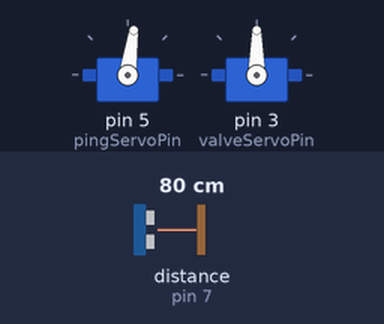
This sketch was run on a simulated Arduino Uno, built with avr-gcc and run on an emulated ATmega328P. Shown: 2 × servo. Wiring (inferred from the names in the program): ultrasonic range finder: trigger pin 7; echo pin 7. The test bench sets the inputs (shaded band); at power-on: distance to the obstacle (sensor on pin 7) 80 cm. The echo pulse lasts 58.3 µs per cm.

Above: at 3.5 s.
3.6 s: distance to the obstacle (sensor on pin 7) set to 17 cm
At 5.18 s:
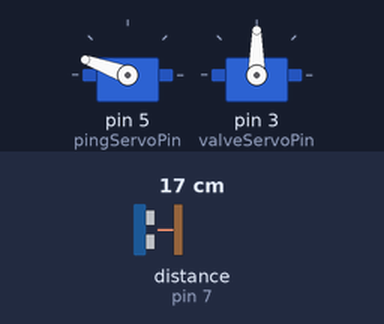
6.6 s: distance to the obstacle (sensor on pin 7) set to 14 cm
At 7.1 s:
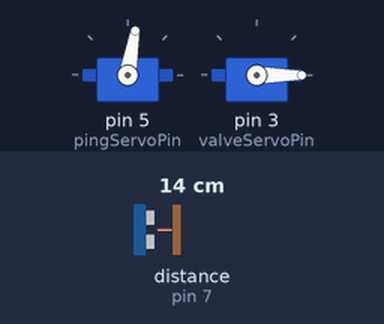
Timing chart, 0 to 9.6 s (numbered marks = the images above; inputs shaded):
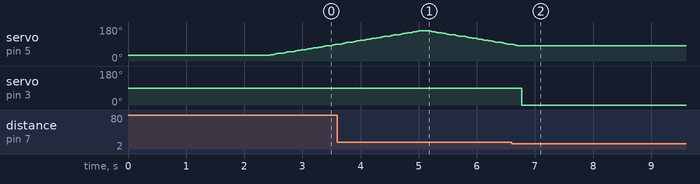

The sketch:

Airbot.ino
```cpp
#include "Ping.h"
#include "Servos.h"

const int lcdPin = 1;
SoftwareSerial LCD = SoftwareSerial(255, lcdPin);

// pin number of the sensor's output:
const int pingPin = 7;

//Servo Pins
const int pingServoPin = 5, valveServoPin = 3;

//Servos
Servo pingServo;
Servo valveServo;

bool valveClosed = true, finished = false;

// Pinged distance
short in;

// Range based on Parallax PING Datasheet
const short MAX_DISTANCE = 120;


void setup() {

  // Setting up servos
  pingServo.attach(pingServoPin);
  pingServo.write(30);

  valveServo.attach(valveServoPin);
  //valveServo.write(75);
  Close(valveServo);

  delay(100);

  valveServo.detach();

  delay(15);

  //Initializing LCD
  LCD.begin(9600);

  LCD.write(12);
  LCD.print("HELLO :)");
  delay(2000);
  LCD.write(12);

}

void loop() {
  //Turn servo to the left slowly
  for (int pos = 30; pos <= 160 && valveClosed; pos = pos + 1) {
    delay(15);
    pingServo.write(pos);
    if (pos % 10 == 0) {
      pingServo.detach();

      delay(25);

      in = getDistance(pingPin);

      if (in <6){
        valveClosed = false;
      }

      displayDistance(in, LCD);
      delay(10);
      pingServo.attach(pingServoPin);
    }
  }

  delay(50);


  //Change servo to the right slowly
  for (int pos = 160; pos >= 30 && valveClosed; pos = pos- 1) {
    delay(15);
    pingServo.write(pos);
    if (pos % 10 == 0) {
      pingServo.detach();

      delay(25);

      in = getDistance(pingPin);

      if (in <6){
        valveClosed = false;
      }

      displayDistance(in, LCD);
      delay(10);
      pingServo.attach(pingServoPin);
    }
  }


  //Activate Valve Servo
  if (!valveClosed && !finished){
    valveServo.attach(valveServoPin);

    valveServo.write(0);
    finished = true;
    delay(500);

    Close(valveServo);
    delay(300);
    valveServo.detach();
  }
  delay(50);
}
```

Ping.cpp
```cpp
#include "SoftwareSerial.h"
#include "Ping.h"

void displayDistance(short distance, SoftwareSerial lcd){

  lcd.write(12);
  lcd.print(distance);
  lcd.print("in ");
  lcd.print(distance * 2.54);
  lcd.print("cm");
}

short getDistance(byte pin)
{
    long duration;

    pinMode(pin, OUTPUT);
    digitalWrite(pin, LOW);
    delayMicroseconds(2);
    digitalWrite(pin, HIGH);
    delayMicroseconds(5);
    digitalWrite(pin, LOW);

    pinMode(pin, INPUT);
    duration = pulseIn(pin, HIGH);

    return duration / 74 / 2;
}
```

Ping.h
```cpp
#ifndef PING_H
#define PING_H

#include <Arduino.h>
#include <SoftwareSerial.h>

//short getDistance(byte pin);
void displayDistance(short distance, SoftwareSerial lcd);
short getDistance(byte pin);
bool verifyDistance(short distance);

#endif
```

Servos.cpp
```cpp
#include "Servos.h"
#include "Ping.h"

/*void Oscillate(Servo motor, short *position, bool dir) {

  if (dir) {
    *position = *position + 20;
    motor.write(*position);
  } else {
    *position = *position - 20;
    motor.write(*position);
  }
}*/

void Close(Servo motor) {
  for(int pos = 65; pos <= 75; pos++)
  {
    motor.write(pos);
    delay(20);
  }
}
```

Servos.h
```cpp
#ifndef SERVOS_H
#define SERVOS_H

#include <Arduino.h>
#include <Servo.h>

//void Oscillate(Servo motor);

//Closes valve servo completely
void Close(Servo motor);


#endif
```

Measured:
- the behaviour switches between 16 and 15 cm on distance to the obstacle (sensor on pin 7) (found by bisection; images 1 and 2)
- after the input at 6.6 s, servo on pin 5 (pingServoPin): goes on until 6.7 s, then stays 80°; servo on pin 3 (valveServoPin): 90° → 0° after 0.17 s
- by itself, servo on pin 5 (pingServoPin): rises from 90° to 160° in 1.3 s, then falls to 90° in 1.5 s
